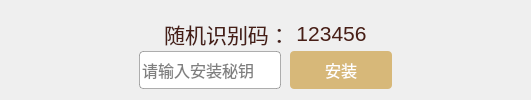
             <widget class="QFrame" name="frame_code">
              <property name="styleSheet">
               <string notr="true">background-color: qlineargradient(x1:0, y1:0, x2:1, y2:0,
                                  stop:0 #fff1e4, 
                                  stop:1 #fff7e5);
border-radius: 20px;</string>
              </property>
              <layout class="QVBoxLayout" name="verticalLayout" stretch="0,3">
               <property name="spacing">
                <number>0</number>
               </property>
               <property name="leftMargin">
                <number>0</number>
               </property>
               <property name="topMargin">
                <number>18</number>
               </property>
               <property name="rightMargin">
                <number>0</number>
               </property>
               <property name="bottomMargin">
                <number>9</number>
               </property>
               <item>
                <layout class="QHBoxLayout" name="horizontalLayout_13" stretch="0,0,0,0">
                 <property name="spacing">
                  <number>6</number>
                 </property>
                 <item>
                  <spacer name="horizontalSpacer_2">
                   <property name="orientation">
                    <enum>Qt::Horizontal</enum>
                   </property>
                   <property name="sizeHint" stdset="0">
                    <size>
                     <width>40</width>
                     <height>20</height>
                    </size>
                   </property>
                  </spacer>
                 </item>
                 <item>
                  <widget class="QLabel" name="label_0">
                   <property name="font">
                    <font>
                     <pointsize>16</pointsize>
                    </font>
                   </property>
                   <property name="layoutDirection">
                    <enum>Qt::LeftToRight</enum>
                   </property>
                   <property name="styleSheet">
                    <string notr="true">background:rgba(0, 0, 0, 0);
color:rgb(71, 30, 22);</string>
                   </property>
                   <property name="text">
                    <string>&lt;html&gt;&lt;head/&gt;&lt;body&gt;&lt;p align=&quot;center&quot;&gt;随机识别码：&lt;/p&gt;&lt;/body&gt;&lt;/html&gt;</string>
                   </property>
                   <property name="wordWrap">
                    <bool>false</bool>
                   </property>
                  </widget>
                 </item>
                 <item>
                  <widget class="QLabel" name="label_identfy">
                   <property name="font">
                    <font>
                     <pointsize>16</pointsize>
                    </font>
                   </property>
                   <property name="layoutDirection">
                    <enum>Qt::LeftToRight</enum>
                   </property>
                   <property name="styleSheet">
                    <string notr="true">background:rgba(0, 0, 0, 0);
color:rgb(71, 30, 22);</string>
                   </property>
                   <property name="text">
                    <string>&lt;html&gt;&lt;head/&gt;&lt;body&gt;&lt;p align=&quot;center&quot;&gt;123456&lt;/p&gt;&lt;/body&gt;&lt;/html&gt;</string>
                   </property>
                   <property name="wordWrap">
                    <bool>false</bool>
                   </property>
                  </widget>
                 </item>
                 <item>
                  <spacer name="horizontalSpacer">
                   <property name="orientation">
                    <enum>Qt::Horizontal</enum>
                   </property>
                   <property name="sizeHint" stdset="0">
                    <size>
                     <width>40</width>
                     <height>20</height>
                    </size>
                   </property>
                  </spacer>
                 </item>
                </layout>
               </item>
               <item>
                <layout class="QHBoxLayout" name="horizontalLayout_2">
                 <property name="spacing">
                  <number>9</number>
                 </property>
                 <property name="leftMargin">
                  <number>139</number>
                 </property>
                 <property name="rightMargin">
                  <number>0</number>
                 </property>
                 <item>
                  <widget class="QLineEdit" name="lineEdit_PIN">
                   <property name="minimumSize">
                    <size>
                     <width>0</width>
                     <height>38</height>
                    </size>
                   </property>
                   <property name="font">
                    <font>
                     <pointsize>12</pointsize>
                    </font>
                   </property>
                   <property name="styleSheet">
                    <string notr="true">background:rgb(255, 255, 255);
border-radius:4px;
border: 1px solid rgba(120, 120, 120, 150);</string>
                   </property>
                   <property name="inputMask">
                    <string/>
                   </property>
                   <property name="text">
                    <string/>
                   </property>
                   <property name="placeholderText">
                    <string>请输入安装秘钥</string>
                   </property>
                  </widget>
                 </item>
                 <item>
                  <widget class="QPushButton" name="pushButton_OK">
                   <property name="minimumSize">
                    <size>
                     <width>102</width>
                     <height>38</height>
                    </size>
                   </property>
                   <property name="maximumSize">
                    <size>
                     <width>102</width>
                     <height>38</height>
                    </size>
                   </property>
                   <property name="font">
                    <font>
                     <pointsize>12</pointsize>
                    </font>
                   </property>
                   <property name="styleSheet">
                    <string notr="true">QPushButton {
	background: rgb(215, 184, 121);
	color: rgb(255, 255, 255);
	border-radius: 4px;
	transition: background 0.3s, transform 0.2s;
}

QPushButton:hover {
	background: rgb(235, 204, 141);
}

QPushButton:pressed {
	background: rgb(195, 164, 101);
	transform: translateY(2px);
}</string>
                   </property>
                   <property name="text">
                    <string>安装</string>
                   </property>
                  </widget>
                 </item>
                 <item>
                  <widget class="QLabel" name="label_error">
                   <property name="minimumSize">
                    <size>
                     <width>130</width>
                     <height>0</height>
                    </size>
                   </property>
                   <property name="font">
                    <font>
                     <pointsize>10</pointsize>
                    </font>
                   </property>
                   <property name="styleSheet">
                    <string notr="true">background:rgba(0, 0, 0, 0);
color:rgb(255, 0, 0);</string>
                   </property>
                   <property name="text">
                    <string/>
                   </property>
                  </widget>
                 </item>
                </layout>
               </item>
              </layout>
             </widget>
